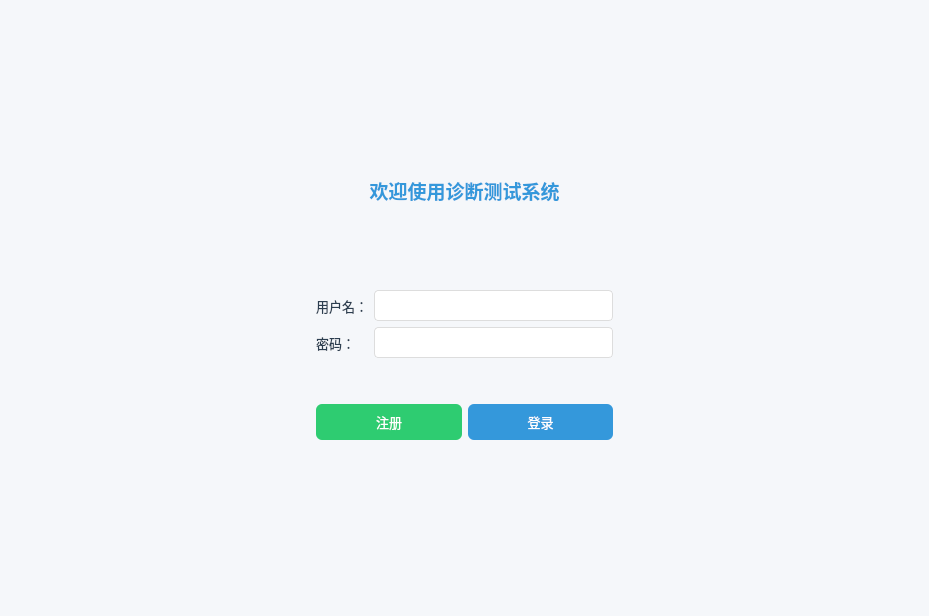
<?xml version="1.0" encoding="UTF-8"?>
<ui version="4.0">
 <class>LoginWindow</class>
 <widget class="QWidget" name="LoginWindow">
  <property name="geometry">
   <rect>
    <x>0</x>
    <y>0</y>
    <width>929</width>
    <height>616</height>
   </rect>
  </property>
  <property name="windowTitle">
   <string>Form</string>
  </property>
  <property name="styleSheet">
   <string notr="true">/* 登录窗口根Widget */
QWidget {
    background-color: #f5f7fa;
}

/* 标题标签（“欢迎使用学生成绩与分析系统”） */
QLabel#label {
    font-size: 14pt;
    font-weight: bold;
    color: #3498db;
    padding-bottom: 15px;
}

/* 文本标签（“用户名:”“密码:”） */
QLabel {
    font-size: 10pt;
    color: #2c3e50;
}

/* 输入框（用户名、密码） */
QLineEdit {
    border: 1px solid #ddd;
    border-radius: 4px;
    padding: 6px;
    font-size: 10pt;
    background-color: white;
}
QLineEdit:focus {
    border-color: #3498db;
    outline: none;
}
/* 密码框额外样式（与主界面统一） */
QLineEdit#inputUs...word_2 {
    echoMode: Password;
}

/* 按钮（登录、注册） */
QPushButton {
    background-color: #3498db;
    color: white;
    border: none;
    border-radius: 6px;
    padding: 8px 16px;
    font-size: 10pt;
}
QPushButton:hover {
    background-color: #2980b9;
}
QPushButton:pressed {
    background-color: #1f618d;
}

QPushButton#btSignUp_2 {
    background-color: #2ecc71;
}
QPushButton#btSignUp_2:hover {
    background-color: #27ae60;
}</string>
  </property>
  <widget class="QWidget" name="">
   <property name="geometry">
    <rect>
     <x>316</x>
     <y>176</y>
     <width>297</width>
     <height>264</height>
    </rect>
   </property>
   <layout class="QVBoxLayout" name="verticalLayout_3">
    <item>
     <widget class="QLabel" name="label">
      <property name="text">
       <string>欢迎使用诊断测试系统</string>
      </property>
      <property name="alignment">
       <set>Qt::AlignmentFlag::AlignCenter</set>
      </property>
     </widget>
    </item>
    <item>
     <spacer name="verticalSpacer">
      <property name="orientation">
       <enum>Qt::Orientation::Vertical</enum>
      </property>
      <property name="sizeHint" stdset="0">
       <size>
        <width>20</width>
        <height>40</height>
       </size>
      </property>
     </spacer>
    </item>
    <item>
     <layout class="QVBoxLayout" name="verticalLayout_2">
      <item>
       <layout class="QFormLayout" name="formLayout">
        <item row="0" column="0">
         <widget class="QLabel" name="label_2">
          <property name="text">
           <string>用户名：</string>
          </property>
         </widget>
        </item>
        <item row="0" column="1">
         <widget class="QLineEdit" name="inputUserName"/>
        </item>
        <item row="1" column="0">
         <widget class="QLabel" name="label_3">
          <property name="text">
           <string>密码：</string>
          </property>
         </widget>
        </item>
        <item row="1" column="1">
         <widget class="QLineEdit" name="inputUserPassword">
          <property name="echoMode">
           <enum>QLineEdit::EchoMode::Password</enum>
          </property>
         </widget>
        </item>
       </layout>
      </item>
      <item>
       <spacer name="verticalSpacer_3">
        <property name="orientation">
         <enum>Qt::Orientation::Vertical</enum>
        </property>
        <property name="sizeHint" stdset="0">
         <size>
          <width>20</width>
          <height>40</height>
         </size>
        </property>
       </spacer>
      </item>
      <item>
       <layout class="QHBoxLayout" name="horizontalLayout_3">
        <item>
         <widget class="QPushButton" name="btSignUp_2">
          <property name="text">
           <string>注册</string>
          </property>
         </widget>
        </item>
        <item>
         <widget class="QPushButton" name="btSignIn_2">
          <property name="text">
           <string>登录</string>
          </property>
         </widget>
        </item>
       </layout>
      </item>
     </layout>
    </item>
   </layout>
  </widget>
 </widget>
 <resources/>
 <connections/>
</ui>
